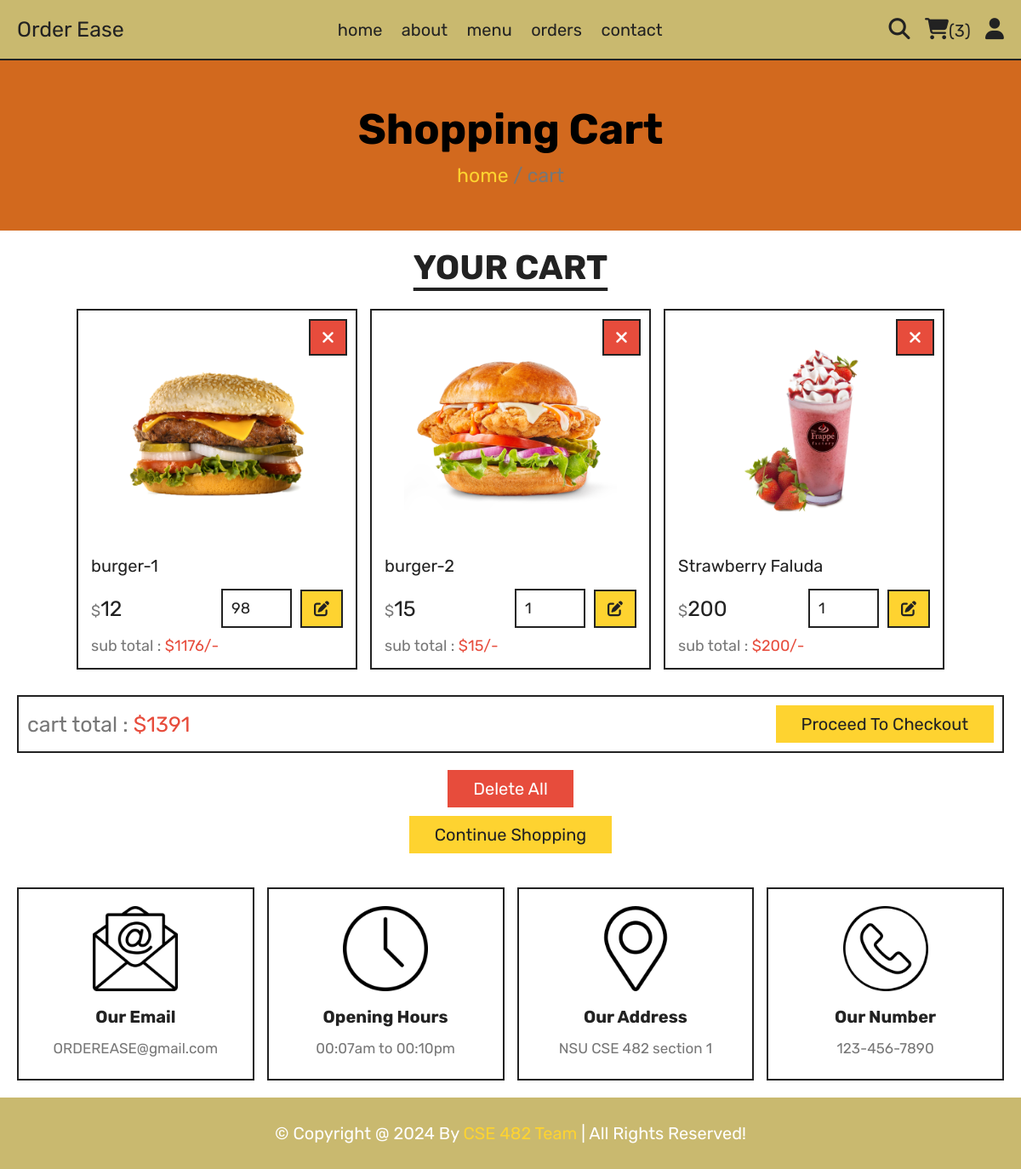
/cart.php (signed in), run on the app's committed database.
### tables this page shows
CREATE TABLE `cart` (
  `id` int(100) NOT NULL,
  `user_id` int(100) NOT NULL,
  `pid` int(100) NOT NULL,
  `name` varchar(100) NOT NULL,
  `price` int(10) NOT NULL,
  `quantity` int(10) NOT NULL,
  `image` varchar(100) NOT NULL
);

### cart.php (the view, shortened to what this page needs)
<?php
include 'components/connect.php';
if(isset($_SESSION['user_id'])){
   $user_id = $_SESSION['user_id'];
}else{
   $user_id = '';
   header('location:home.php');
};
?>
<!DOCTYPE html>
<html lang="en">
<head>
   <link rel="stylesheet" href="https://cdnjs.cloudflare.com/ajax/libs/font-awesome/6.1.1/css/all.min.css">
   <link rel="stylesheet" href="css/style.css">
</head>
<body>
<?php include 'components/user_header.php'; ?>
<div class="heading" style="background-color: chocolate;">
   <h3 style="color: black;">shopping cart</h3>
   <p><a href="home.php">home</a> <span> / cart</span></p>
</div>
<section class="products">
   <h1 class="title">your cart</h1>
   <div class="box-container">
      <?php
         $grand_total = 0;
         $select_cart = $conn->prepare("SELECT * FROM `cart` WHERE user_id = ?");
         $select_cart->execute([$user_id]);
         if($select_cart->rowCount() > 0){
            while($fetch_cart = $select_cart->fetch(PDO::FETCH_ASSOC)){
      ?>
      <form action="" method="post" class="box">
         <button type="submit" class="fas fa-times" name="delete" onclick="return confirm('delete this item?');"></button>
         <img src="uploaded_img/<?= $fetch_cart['image']; ?>" alt="">
         <div class="name"><?= $fetch_cart['name']; ?></div>
         <div class="flex">
            <div class="price"><span>$</span><?= $fetch_cart['price']; ?></div>
            <input type="number" name="qty" class="qty" min="1" max="99" value="<?= $fetch_cart['quantity']; ?>" maxlength="2">
            <button type="submit" class="fas fa-edit" name="update_qty"></button>
         </div>
         <div class="sub-total"> sub total : <span>$<?= $sub_total = ($fetch_cart['price'] * $fetch_cart['quantity']); ?>/-</span> </div>
      </form>
      <?php
               $grand_total += $sub_total;
            }
         }else{
            echo '<p class="empty">your cart is empty</p>';
         }
      ?>
   </div>
   <div class="cart-total">
      <p>cart total : <span>$<?= $grand_total; ?></span></p>
      <a href="checkout.php" class="btn <?= ($grand_total > 1)?'':'disabled'; ?>">proceed to checkout</a>
   </div>
   <div class="more-btn">
      <form action="" method="post">
         <button type="submit" class="delete-btn <?= ($grand_total > 1)?'':'disabled'; ?>" name="delete_all" onclick="return confirm('delete all from cart?');">delete all</button>
      </form>
      <a href="menu.php" class="btn">continue shopping</a>
   </div>
</section>
<?php include 'components/footer.php'; ?>
</body>
</html>

### css/style.css (style rules this page uses)
:root { --yellow:#fed330; --red:#e74c3c; --white:#fff; --black:#222; --light-color:#777; --border:.2rem solid var(--black); }
* { font-family: 'Rubik', sans-serif; margin:0; padding:0; box-sizing: border-box; outline: none; border: none; text-decoration: none; }
html { font-size: 62.5%; overflow-x: hidden; scroll-behavior: smooth; stop-opacity: 7rem; }
section { margin:0 auto; max-width: 1200px; padding:2rem; }
.title { text-align: center; margin-bottom: 2.5rem; font-size: 4rem; color:var(--black); text-transform: uppercase; text-decoration: underline; text-underline-offset: 1rem; }
.heading { display: flex; align-items: center; justify-content: center; gap:1rem; flex-flow: column; background-color: var(--black); min-height: 20rem; }
.heading h3 { font-size: 5rem; color:var(--white); text-transform: capitalize; }
.heading p { font-size: 2.3rem; color:var(--light-color); }
.heading p a { color:var(--yellow); }
.btn, .delete-btn { margin-top: 1rem; display: inline-block; font-size: 2rem; padding:1rem 3rem; cursor: pointer; text-transform: capitalize; transition: .2s linear; }
.btn { background-color: var(--yellow); color:var(--black); }
.delete-btn { background-color: var(--red); color:var(--white); }
.products .box-container { display: grid; grid-template-columns: repeat(auto-fit, 33rem); justify-content: center; align-items: flex-start; gap:1.5rem; }
.products .box-container .box { border:var(--border); padding:1.5rem; position: relative; overflow: hidden; }
.products .box-container .box img { height: 25rem; width: 100%; object-fit: contain; margin-bottom: 1rem; }
.products .box-container .box .name { font-size: 2rem; color:var(--black); margin:1rem 0; }
.products .box-container .box .flex { display: flex; align-items: center; gap:1rem; margin-top: 1.5rem; }
.products .box-container .box .flex .price { margin-right: auto; font-size: 2.5rem; color:var(--black); }
.products .box-container .box .flex .price span { color:var(--light-color); font-size: 1.8rem; }
.products .box-container .box .flex .qty { padding:1rem; border:var(--border); font-size: 1.8rem; color:var(--black); }
.products .box-container .box .flex .fa-edit { width: 5rem; background-color: var(--yellow); color:var(--black); cursor: pointer; font-size: 1.8rem; height: 4.5rem; border:var(--border); }
.products .box-container .box .fa-times { position: absolute; top:1rem; right:1rem; background-color: var(--red); color:var(--white); border:var(--border); line-height:4rem; height: 4.3rem; width: 4.5rem; cursor: pointer; font-size: 2rem; }
.products .box-container .box .sub-total { margin-top: 1rem; font-size: 1.8rem; color:var(--light-color); }
.products .box-container .box .sub-total span { color:var(--red); }
.products .more-btn { margin-top: 1rem; text-align: center; }
.products .cart-total { display: flex; align-items: center; gap:1.5rem; flex-wrap: wrap; justify-content: space-between; margin-top: 3rem; border:var(--border); padding:1rem; }
.products .cart-total p { font-size: 2.5rem; color:var(--light-color); }
.products .cart-total p span { color:var(--red); }
.products .cart-total .btn { margin-top: 0; }

### data on the page
cart: image (picture), name "burger-1", price "12", qty "98", $sub_total = ($fetch_cart['price'] * $fetch_cart['quantity']) "1176"
cart: image (picture), name "burger-2", price "15", qty "1"
cart: image (picture), name "Strawberry Faluda", price "200", qty "1"

### other printed values
$total_cart_items "3"
$grand_total "1391"
